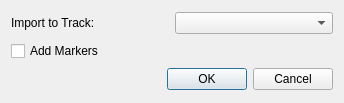
<ui version="4.0" >
 <class>ImportClipsDialog</class>
 <widget class="QDialog" name="ImportClipsDialog" >
  <property name="geometry" >
   <rect>
    <x>0</x>
    <y>0</y>
    <width>344</width>
    <height>103</height>
   </rect>
  </property>
  <property name="windowTitle" >
   <string>Import Audio Clips</string>
  </property>
  <layout class="QVBoxLayout" >
   <item>
    <layout class="QHBoxLayout" >
     <item>
      <widget class="QLabel" name="label" >
       <property name="text" >
        <string>Import to Track:</string>
       </property>
      </widget>
     </item>
     <item>
      <widget class="QComboBox" name="comboBoxTrack" />
     </item>
    </layout>
   </item>
   <item>
    <widget class="QCheckBox" name="checkBoxMarkers" >
     <property name="text" >
      <string>Add Markers</string>
     </property>
    </widget>
   </item>
   <item>
    <widget class="QDialogButtonBox" name="buttonBox" >
     <property name="orientation" >
      <enum>Qt::Horizontal</enum>
     </property>
     <property name="standardButtons" >
      <set>QDialogButtonBox::Cancel|QDialogButtonBox::NoButton|QDialogButtonBox::Ok</set>
     </property>
    </widget>
   </item>
  </layout>
 </widget>
 <resources/>
 <connections>
  <connection>
   <sender>buttonBox</sender>
   <signal>accepted()</signal>
   <receiver>ImportClipsDialog</receiver>
   <slot>accept()</slot>
   <hints>
    <hint type="sourcelabel" >
     <x>248</x>
     <y>254</y>
    </hint>
    <hint type="destinationlabel" >
     <x>157</x>
     <y>274</y>
    </hint>
   </hints>
  </connection>
  <connection>
   <sender>buttonBox</sender>
   <signal>rejected()</signal>
   <receiver>ImportClipsDialog</receiver>
   <slot>reject()</slot>
   <hints>
    <hint type="sourcelabel" >
     <x>316</x>
     <y>260</y>
    </hint>
    <hint type="destinationlabel" >
     <x>286</x>
     <y>274</y>
    </hint>
   </hints>
  </connection>
 </connections>
</ui>
